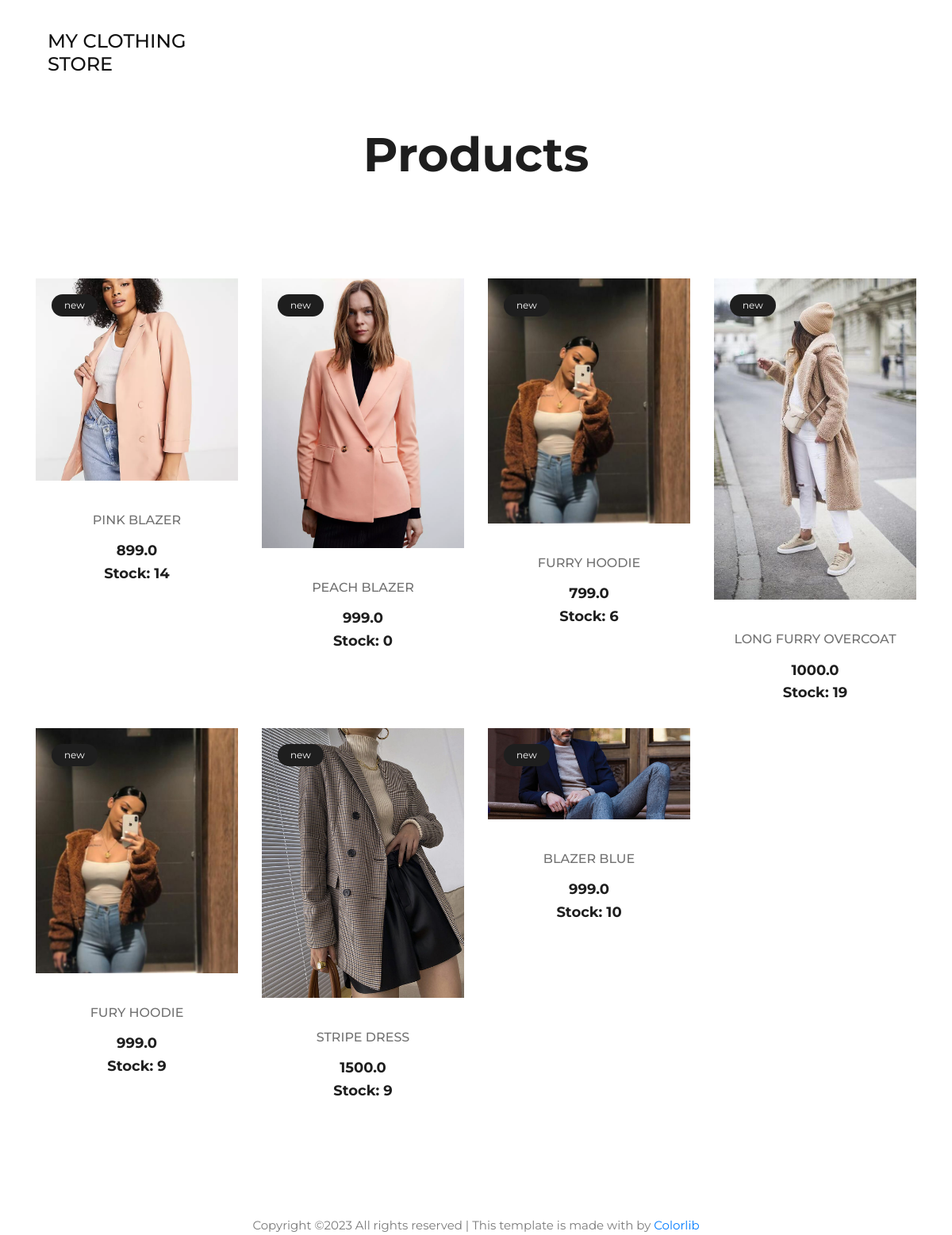
Screenshot of /products/ with the database file from the repository.
### products/models.py (models this page shows, shortened)
class Products(models.Model):
    product_image=ImageField(upload_to='images/')
    product_name=CharField(max_length=200)
    product_price=FloatField()
    stock = models.PositiveIntegerField(default=0)

### products/views.py (the view)
# urls.py: path('', include('products.urls')),
def products(request):
    product=Products.objects.all()
    context={
        'product':product
    }
    return render(request,'products.html',context)

### templates/products.html (shortened to what this page needs)
{% extends 'basenew.html' %}
{% load static %}
{% block content %}
<section class="latest-products spad">
    <div class="container">
        <div class="product-filter">
            <div class="row">
                <div class="col-lg-12 text-center">
                    <div class="section-title">
                        <h2>Products</h2>
                    </div>
                </div>
            </div>
        </div>
        <div class="row" id="product-list">
            {% for p in product %}
            <div class="col-lg-3 col-sm-6 mix all dresses bags">
                <div class="single-product-item">
                    <figure>
                        <a href="{{ p.get_url }}"><img src="{{ p.product_image.url }}" alt=""></a>
                        <div class="p-status">new</div>
                    </figure>
                    <div class="product-text">
                        <h6>{{ p.product_name }}</h6>
                        <p>{{ p.product_price }}</p>
                        <p>Stock: {{ p.stock }}</p>
                    </div>
                </div>
            </div>
            {% endfor %}
        </div>
    </div>
</section>
{% endblock %}

### templates/basenew.html (shortened to what this page needs)
{% load static %}
<!DOCTYPE html>
<html lang="zxx">
<head>
    <link rel="stylesheet" href={% static "css//bootstrap.min.css" %} type="text/css">
    <link rel="stylesheet" href={% static "css//font-awesome.min.css" %} type="text/css">
    <link rel="stylesheet" href={% static "css//nice-select.css" %} type="text/css">
    <link rel="stylesheet" href={% static "css//owl.carousel.min.css" %} type="text/css">
    <link rel="stylesheet" href={% static "css//magnific-popup.css" %} type="text/css">
    <link rel="stylesheet" href={% static "css//slicknav.min.css" %} type="text/css">
    <link rel="stylesheet" href={% static "css//style.css" %} type="text/css">
</head>
<body>
    <header class="header-section">
        <div class="container-fluid">
            <div class="inner-header">
                <div class="logo">
                    <h4>MY CLOTHING</h4>
                    <h4>STORE</h4>
                </div>
            </div>
        </div>
    </header>
{% block content %}
    <div class="container text-center pt-5">
        <p>
Copyright &copy; All rights reserved | This template is made with  by <a href="https://colorlib.com" target="_blank">Colorlib</a>
</p>
    </div>
</body>
</html>

### static/css/style.css (style rules this page uses)
html, body { height: 100%; font-family: "Montserrat", sans-serif; -webkit-font-smoothing: antialiased; font-smoothing: antialiased; background: none; }
h1, h2, h3, h4, h5, h6 { margin: 0; color: #111111; font-weight: 500; font-family: "Montserrat", sans-serif; }
h2 { font-size: 36px; }
h4 { font-size: 24px; }
h6 { font-size: 16px; }
p { font-size: 15px; color: #7b7b7b; font-weight: 400; line-height: 1.6; font-family: "Montserrat", sans-serif; margin: 0 0 15px 0; }
img { max-width: 100%; }
.section-title h2 { color: #1e1e1e; font-size: 60px; font-weight: 700; }
.spad { padding-top: 100px; padding-bottom: 100px; }
.header-section { height: 104px; padding-top: 38px; padding-bottom: 24px; padding-left: 45px; padding-right: 45px; }
.inner-header .logo { float: left; }
.latest-products { padding-top: 55px; padding-bottom: 65px; }
.product-filter { margin-bottom: 100px; }
.product-filter .section-title { margin-bottom: 20px; }
.single-product-item { margin-bottom: 30px; }
.single-product-item figure { margin-bottom: 40px; position: relative; overflow: hidden; }
.single-product-item figure img { min-width: 100%; }
.single-product-item figure .p-status { position: absolute; left: 20px; top: 20px; padding: 5px 16px; font-size: 12px; background: #1e1e1e; color: #fff; border-radius: 50px; }
.single-product-item .product-text { text-align: center; }
.single-product-item .product-text h6 { color: #727272; margin-bottom: 15px; }
.single-product-item .product-text p { color: #1e1e1e; font-size: 18px; font-weight: 700; margin-bottom: 0; }

### rows the page displays
Products: product_image (picture), product_name "PINK BLAZER", product_price "899.0", stock "14"
Products: product_image (picture), product_name "PEACH BLAZER", product_price "999.0", stock "0"
Products: product_image (picture), product_name "FURRY HOODIE", product_price "799.0", stock "6"
Products: product_image (picture), product_name "LONG FURRY OVERCOAT", product_price "1000.0", stock "19"
Products: product_image (picture), product_name "FURY HOODIE", product_price "999.0", stock "9"
Products: product_image (picture), product_name "STRIPE DRESS", product_price "1500.0", stock "9"
Products: product_image (picture), product_name "BLAZER BLUE", product_price "999.0", stock "10"
